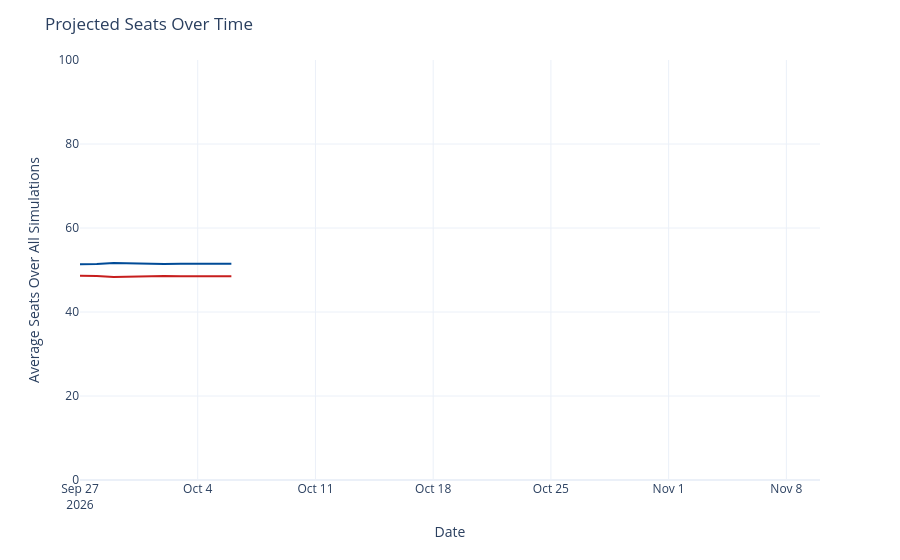

The notebook cell saved with this chart:
### Code cell
seats_over_time = output_ts[(output_ts['geo'] == 'US Senate') &
                             (output_ts['type'] == 'seats')]
seats_over_time['rep_seats'] = seats_over_time['y'].map(lambda x: 100 - x)
seats_over_time = seats_over_time.rename({'y': 'Democrats', 'rep_seats': 'Republicans'}, axis=1)
seats_time_ser = px.line(seats_over_time, x='date', y=['Democrats', 'Republicans'], template='plotly_white',
                        color_discrete_map={'Democrats': '#004b97', 'Republicans': '#c71e1d'},)
seats_time_ser.update_traces(hovertemplate="%{y:.1f}")
seats_time_ser.update_layout(
    xaxis=dict(range=[pd.to_datetime('2026-09-27'), pd.to_datetime('2026-11-10')]),
    yaxis=dict(range=[0, 100]),
    xaxis_title='Date',
    yaxis_title='Average Seats Over All Simulations',
    title=dict(text="Projected Seats Over Time"),
    hovermode="x",
    showlegend=False
)
seats_time_ser

### Figure 1 — Plotly figure (JSON) as saved in the notebook; plotly's stock layout.template omitted (floating-point values rounded to 4 significant figures)
{"data": [{"hovertemplate": "%{y:.1f}", "legendgroup": "Democrats", "line": {"color": "#004b97", "dash": "solid"}, "marker": {"symbol": "circle"}, "mode": "lines", "name": "Democrats", "orientation": "v", "showlegend": true, "type": "scatter", "x": ["2026-09-27", "2026-09-28", "2026-09-29", "2026-09-30", "2026-10-01", "2026-10-02", "2026-10-03", "2026-10-04", "2026-10-05", "2026-10-06"], "xaxis": "x", "y": [51.35, 51.4, 51.64, 51.51, 51.41, 51.42, 51.47, 51.47, 51.48, 51.47], "yaxis": "y"}, {"hovertemplate": "%{y:.1f}", "legendgroup": "Republicans", "line": {"color": "#c71e1d", "dash": "solid"}, "marker": {"symbol": "circle"}, "mode": "lines", "name": "Republicans", "orientation": "v", "showlegend": true, "type": "scatter", "x": ["2026-09-27", "2026-09-28", "2026-09-29", "2026-09-30", "2026-10-01", "2026-10-02", "2026-10-03", "2026-10-04", "2026-10-05", "2026-10-06"], "xaxis": "x", "y": [48.65, 48.6, 48.36, 48.49, 48.59, 48.58, 48.53, 48.53, 48.52, 48.53], "yaxis": "y"}], "layout": {"hovermode": "x", "legend": {"title": {"text": "variable"}, "tracegroupgap": 0}, "margin": {"t": 60}, "showlegend": false, "title": {"text": "Projected Seats Over Time"}, "xaxis": {"anchor": "y", "domain": [0, 1], "range": ["2026-09-27T00:00:00", "2026-11-10T00:00:00"], "title": {"text": "Date"}}, "yaxis": {"anchor": "x", "domain": [0, 1], "range": [0, 100], "title": {"text": "Average Seats Over All Simulations"}}}}
